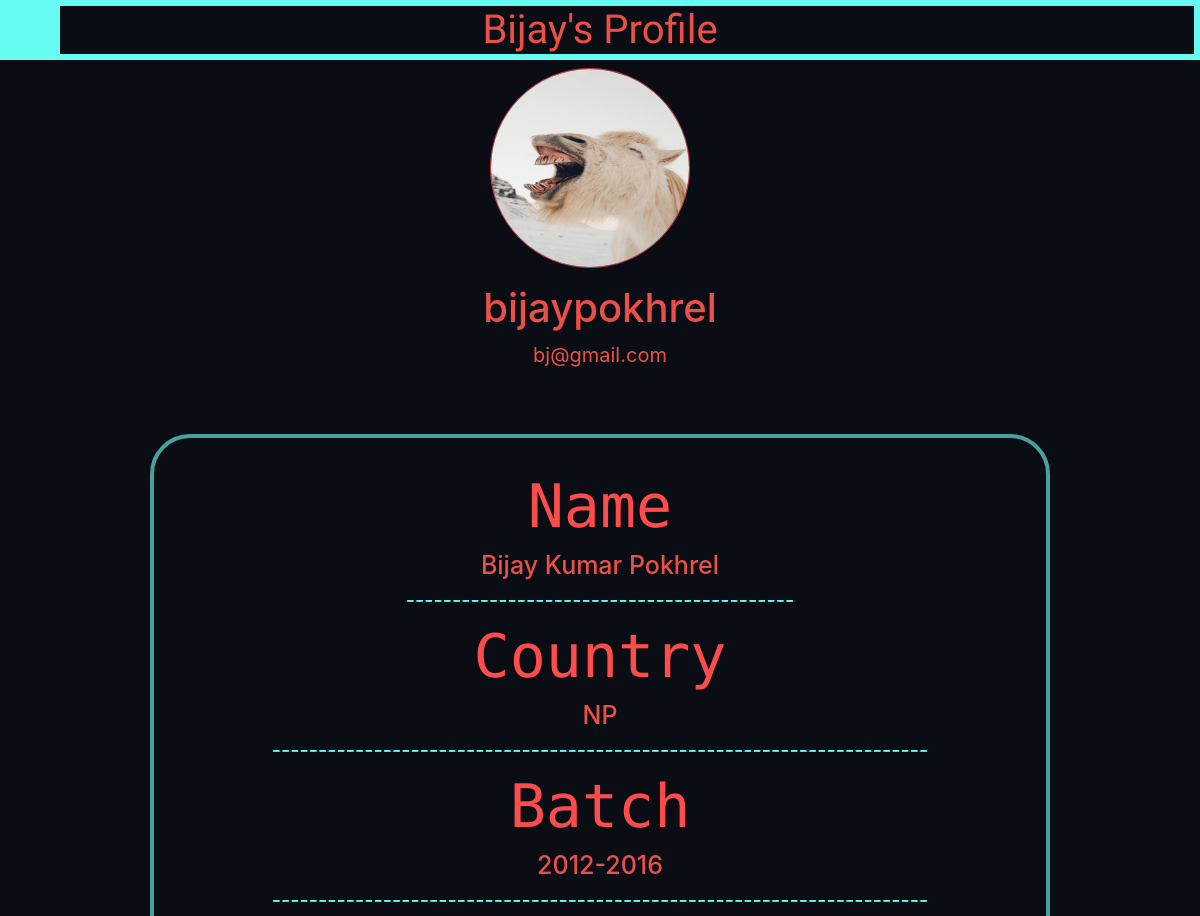
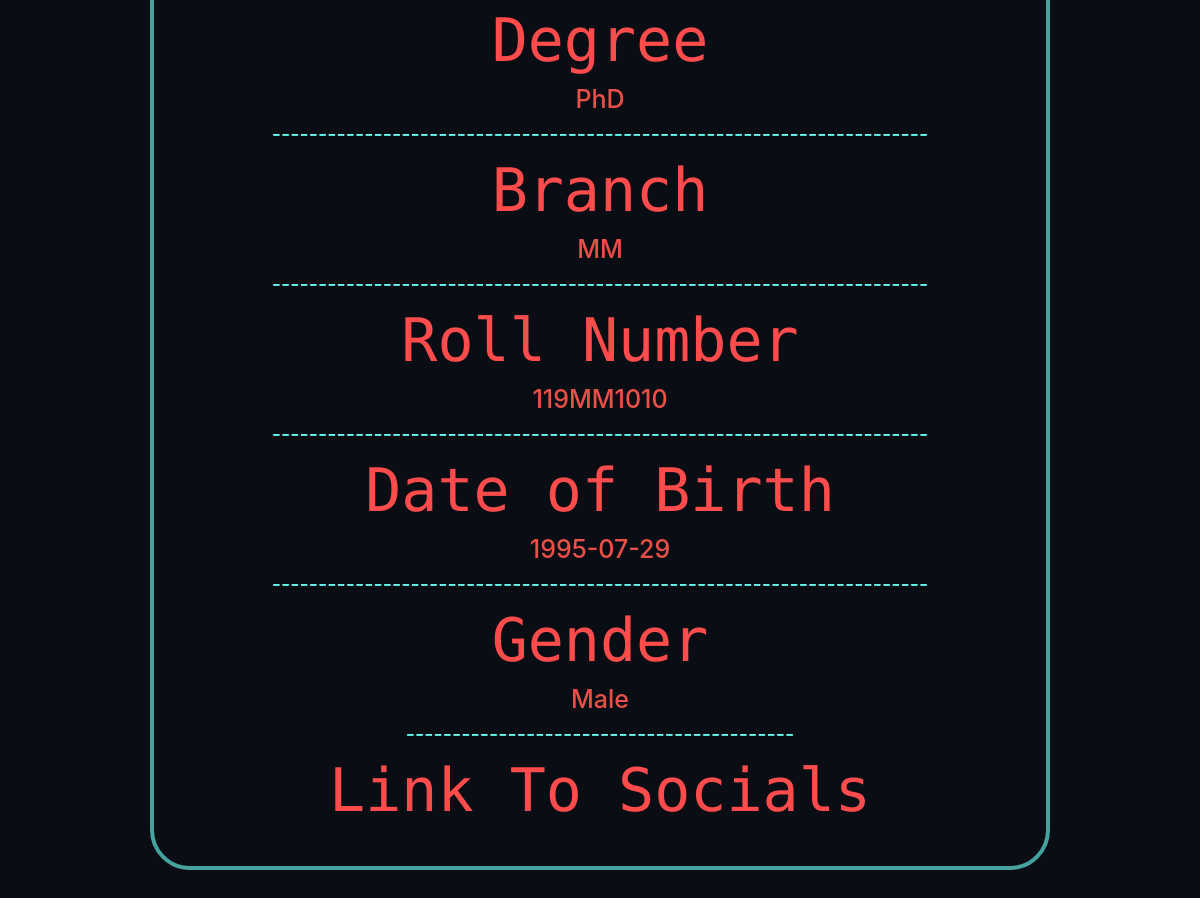
The page /profile (signed in) on the database its author committed (2 pictures, top to bottom).
### main/models.py (models this page shows)
class User(db.Model, UserMixin):
    id = db.Column(db.Integer, primary_key=True)
    username = db.Column(db.String(120), unique=True, nullable=False)
    email = db.Column(db.String(20), unique=True, nullable=False)
    fname = db.Column(db.String(120), unique=False, nullable=False)
    mname = db.Column(db.String(120), unique=False, nullable=True)
    lname = db.Column(db.String(120), unique=False, nullable=False)
    batch = db.Column(db.String(120), unique=False, nullable=False)
    degree = db.Column(db.String(120), unique=False, nullable=False)
    branch = db.Column(db.String(120), unique=False, nullable=False)
    rollno = db.Column(db.String(120), unique=True, nullable=False)
    country = db.Column(db.String(120), unique=False, nullable=False)
    social = db.Column(db.String(500), unique=False, nullable=True)
    birthdate = db.Column(db.String(120), unique=False, nullable=False)
    gender = db.Column(db.String(120), unique=False, nullable=False)
    age = db.Column(db.String(120), unique=False, nullable=False)
    password = db.Column(db.String(100), unique=False, nullable=False)
    image_file = db.Column(db.String(20), nullable = False, default = 'default.jpg')

### main/routes.py (the view)
@app.route("/profile")
@login_required
def profile():
    image_file = url_for ('static', filename='pp/' + current_user.image_file)
    return render_template("profile.html", title_given="General", image_file=image_file)

### main/models.py (called while the page is built)
@login_manager.user_loader
def load_user(user_id):
    return User.query.get(int(user_id))

### main/templates/profile.html (shortened to what this page needs)
{% extends "layout.html" %} {% block content %}
<h1 class='welcome'> {{current_user.fname}}'s Profile</h1>
<div class="content-section">
        <img class=" border  border-danger rounded-circle account-img" src={{ image_file }}>
        <div class="media-body">
            <h2 class="account-username">{{current_user.username}}</h2>
            <p class="account-email">{{current_user.email}}</p>
        </div>
</div>
<div class = 'account-info'>
    <h1 class = 'info-label'> Name</h1>
    <h2 class = 'info-detail'> {{current_user.fname}} {{current_user.mname}} {{current_user.lname}}</h2>
    <h3 class = 'info-line'>------------------------------------------</h3>
    <h1 class = 'info-label'>Country</h1>
    <h2 class = 'info-detail'>{{current_user.country}}</h2>
    <h3 class = 'info-line'>-----------------------------------------------------------------------</h3>
    <h1 class = 'info-label'>Batch</h1>
    <h2 class = 'info-detail'>{{current_user.batch}}</h2>
    <h3 class = 'info-line'>-----------------------------------------------------------------------</h3>
    <h1 class = 'info-label'>Degree</h1>
    <h2 class = 'info-detail'>{{current_user.degree}}</h2>
    <h3 class = 'info-line'>-----------------------------------------------------------------------</h3>
    <h1 class = 'info-label'>Branch</h1>
    <h2 class = 'info-detail'>{{current_user.branch}}</h2>
    <h3 class = 'info-line'>-----------------------------------------------------------------------</h3>
    <h1 class = 'info-label'>Roll Number</h1>
    <h2 class = 'info-detail'>{{current_user.rollno}}</h2>
    <h3 class = 'info-line'>-----------------------------------------------------------------------</h3>
    <h1 class = 'info-label'>Date of Birth</h1>
    <h2 class = 'info-detail'>{{current_user.birthdate}}</h2>
    <h3 class = 'info-line'>-----------------------------------------------------------------------</h3>
    <h1 class = 'info-label'>Gender</h1>
    <h2 class = 'info-detail'>{{current_user.gender}}</h2>
    <h3 class = 'info-line'>------------------------------------------</h3>
    <h1 class = 'info-label'>Link To Socials</h1>
</div>
{% endblock content %}

### main/static/main.css (style rules this page uses)
body { background-color: #0A0E14; }
.welcome { text-align: center; color:#EA5048; font-family: 'Indie Flower'; border:6px solid #66FCF1; }
.account-img { height: 200px; width: 200px; margin-right: 20px; margin-bottom: 16px; }
.account-username { color:#EA5048; font-size: 40px; }
.account-email { color:#EA5048; font-size:20px; }
.content-section { text-align: center; }
.account-info { max-width:900px; margin: 4rem auto; border:4px solid #46A29F; padding:2rem; text-align:center; border-radius: 40px; }
.info-label { color: #FE4C4C; text-align: center; font-family: 'Ubuntu Mono', monospace; font-size:60px; }
.info-detail { color: #EA5048; text-align: center; font-size: 25px; }
.info-line { color: #66FCF1; text-align: center; font-size: 20px; }

### rows shown on the page
User: fname "Bijay", username "bijaypokhrel", email "bj@gmail.com", mname "Kumar", lname "Pokhrel", country "NP", batch "2012-2016", degree "PhD", branch "MM", rollno "119MM1010", birthdate "1995-07-29", gender "Male"
